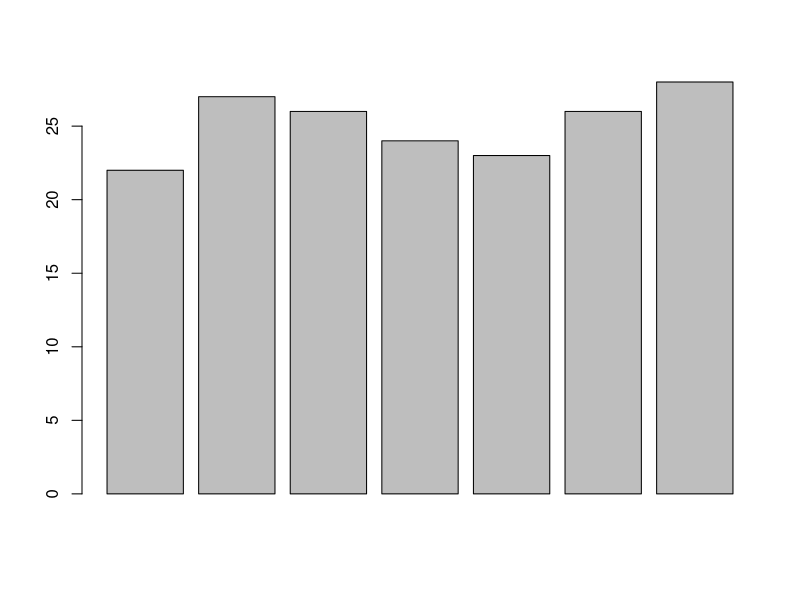
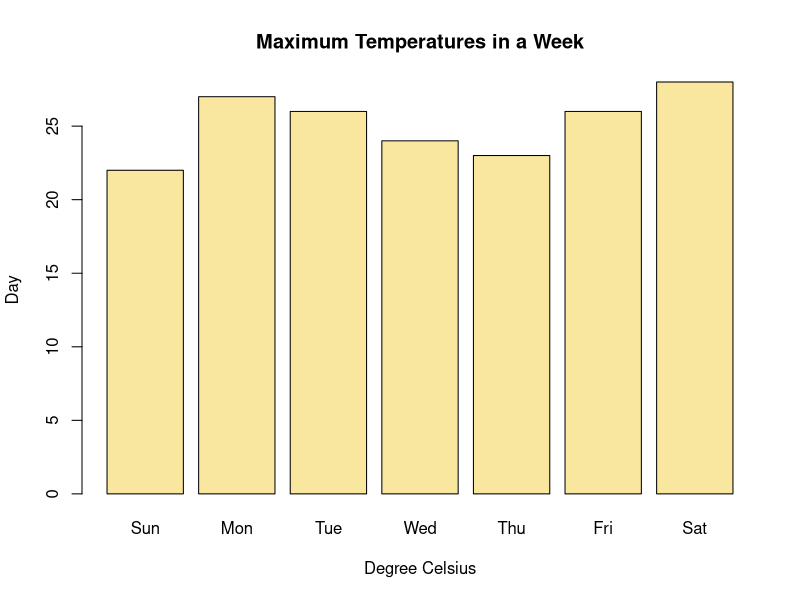

Source code (R) for these figures, in order: (Note: this script raises an error after producing the figures.)
## ---- chunk 1
max.temp <- c(22, 27, 26, 24, 23, 26, 28)
## ---- chunk 2
barplot(max.temp)
## ---- chunk 3
# barchart with added parameters
barplot(max.temp,
main = "Maximum Temperatures in a Week",
xlab = "Degree Celsius",
ylab = "Day",
names.arg = c("Sun", "Mon", "Tue", "Wed", "Thu", "Fri", "Sat"),
col = "#F9E79F", # hex colour code
horiz = FALSE)
## ---- chunk 4
knitr::include_graphics(rep("images/graphs/hex.png"))
## ---- chunk 5
knitr::include_graphics(rep("images/graphs/cp.png"))
